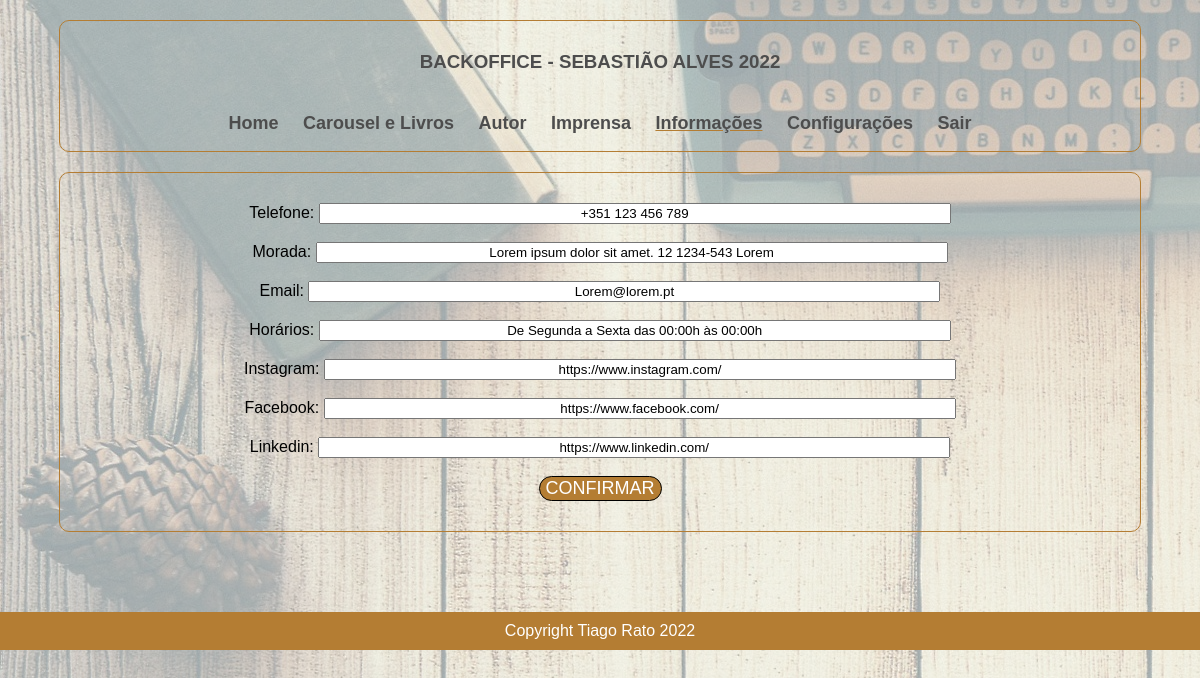
The page /backoffice/editar_informacoes.php (signed in) on the database its author committed.
### tables this page shows
CREATE TABLE `informacoes` (
  `id` int(11) NOT NULL,
  `telefone` varchar(100) NOT NULL,
  `morada` varchar(300) NOT NULL,
  `email` varchar(300) NOT NULL,
  `horarios` varchar(300) NOT NULL,
  `instagram` varchar(3000) NOT NULL,
  `facebook` varchar(3000) NOT NULL,
  `linkedin` varchar(3000) NOT NULL
);

### backoffice/editar_informacoes.php (called while the page is built, shortened)
<?php
require_once "componentes/header.php";
require_once "edicoes/editar_informacoes.php";
require_once "componentes/footer.php";
?>

### configuracoes/base_dados.php (called while the page is built, shortened)
<?php
$base_dados = [
    "hospedagem" => "localhost",
    "usuario" => "root",
    "senha" => "",
    "nome" => "sebastiao_bd"
];
function selectSQLUnico($sql){
    global $base_dados;
    $conexao = mysqli_connect(
        $base_dados["hospedagem"],
        $base_dados["usuario"],
        $base_dados["senha"],
        $base_dados["nome"]
    );
    mysqli_set_charset($conexao, "utf8");
    $busca = mysqli_query($conexao, $sql);
    $resultado = mysqli_fetch_assoc($busca);
    return $resultado;
}
?>

### backoffice/edicoes/editar_informacoes.php (the view, shortened to what this page needs)
<?php
$sql = "SELECT * FROM informacoes";
$info = selectSQLUnico($sql);
?>
    <main>
        <div class="box" style="padding: 10px 0px">
            <form action="" style="padding:20px">
                <label for="telefone">Telefone:</label>
                <input type="text" name="telefone" value="<?= $info["telefone"] ;?>" style="width:60%">
                <br><br>
                <label for="morada">Morada:</label>
                <input type="text" name="morada" value="<?= $info["morada"] ;?>" style="width:60%">
                <br><br>
                <label for="email">Email:</label>
                <input type="text" name="email" value="<?= $info["email"] ;?>" style="width:60%">
                <br><br>
                <label for="horarios">Horários:</label>
                <input type="text" name="horarios" value="<?= $info["horarios"] ;?>" style="width:60%">
                <br><br>
                <label for="instagram">Instagram:</label>
                <input type="text" name="instagram" value="<?= $info["instagram"] ;?>" style="width:60%">
                <br><br>
                <label for="facebook">Facebook:</label>
                <input type="text" name="facebook" value="<?= $info["facebook"] ;?>" style="width:60%">
                <br><br>
                <label for="linkedin">Linkedin:</label>
                <input type="text" name="linkedin" value="<?= $info["linkedin"] ;?>" style="width:60%">
                <br><br>
                <input type="submit" value="Confirmar" class="botao">
            </form>
        </div>
    </main>

### backoffice/style.css (style rules this page uses)
body::after { content: ""; background-image: url("componentes/background.jpg"); opacity: 0.4; top: 0; left: 0; bottom: 0; right: 0; position: fixed; z-index: -1; }
body { text-align: center; margin: auto; font-family: 'Franklin Gothic Medium', 'Arial Narrow', Arial, sans-serif; }
.box { border-radius: 10px; width: 90%; margin: auto; border: 1px solid rgb(180, 125, 51); margin-top: 20px; }
input { text-align: center; }
.botao { text-transform: uppercase; transition-duration: 1s; background-color: rgb(180, 125, 51); color: white; border-radius: 15px; border: 1px solid black; font-size: 18px; }

### rows shown on the page
informacoes: telefone "+351 123 456 789", morada "Lorem ipsum dolor sit amet. 12 1234-543 Lorem", email "Lorem@lorem.pt", horarios "De Segunda a Sexta das 00:00h às 00:00h", instagram "https://www.instagram.com/", facebook "https://www.facebook.com/", linkedin "https://www.linkedin.com/"
